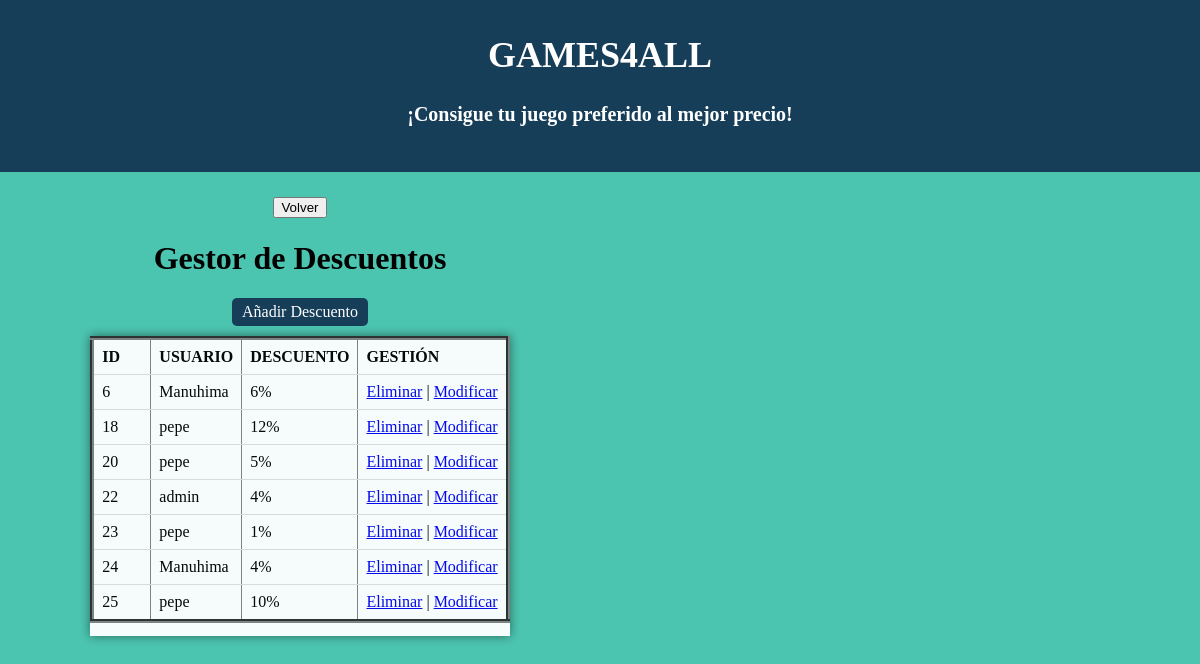
/gestionar_descuentos.php (signed in), run on the app's committed database.
### tables this page shows
CREATE TABLE `descuento` (
  `id_descuento` int(11) NOT NULL,
  `id_usuario` int(11) NOT NULL,
  `valor` int(11) NOT NULL
);

CREATE TABLE `usuario` (
  `id_usuario` int(11) NOT NULL,
  `rol` varchar(15) NOT NULL DEFAULT 'usuario',
  `alias` varchar(15) NOT NULL,
  `password` varchar(15) NOT NULL,
  `correo` varchar(30) NOT NULL,
  `nombre` varchar(60) NOT NULL,
  `pais` varchar(20) NOT NULL,
  `ciudad` varchar(20) NOT NULL,
  `direccion` varchar(40) NOT NULL,
  `cod_postal` varchar(8) NOT NULL
);

### gestionar_descuentos.php (the view, shortened to what this page needs)
<?php
    $conexion = new mysqli("localhost", "root", "", "games4all");
?>
<!DOCTYPE html>
<html>
    <head>
        <link rel="stylesheet" href="estilos.css">
        <div id="header">
        <h1>GAMES4ALL</h1>
        <h4>¡Consigue tu juego preferido al mejor precio!</h4>
    </div>
    </head>
    <body style="background-color: #4CC5B0; color: #000000;">
    <div style="text-align: center; margin-right: 50%;">
        <div>
            <form method="POST" action="menus.php">
                <input type="submit" value="Volver">
            </form>
        </div>
        <h1>Gestor de Descuentos</h1>
        <a href="añadir_descuento.php" style="display: inline-block; margin-bottom: 10px; padding: 5px 10px; background-color: #173E59; color: #ffffff; text-decoration: none; border-radius: 5px;">Añadir Descuento</a>
    </div>
    <div style="overflow-y:auto; height: 300px; margin-right: 50%; display: inline-block; background-color: #ffffff; opacity: 0.95; box-shadow: 0 0 10px 0 rgba(0,0,0,0.5); ">
        <table border='4' style='border-collapse: collapse;'>
            <tr>
                <th>ID</th>
                <th>USUARIO</th>
                <th>DESCUENTO</th>
                <th>GESTIÓN</th>
            </tr>
            <?php
            $sql = "SELECT d.id_descuento, d.id_usuario, d.valor, u.alias FROM descuento d
                    INNER JOIN usuario u ON d.id_usuario = u.id_usuario";
            $resultado = $conexion->query($sql);
            while ($fila = $resultado->fetch_assoc()) {
                echo "<tr>
                        <td style='min-width: 40px;'>".$fila['id_descuento']."</td>
                        <td>".$fila['alias']."</td>
                        <td>".$fila['valor']."%</td>
                        <td>
                            <a href='eliminar_descuento.php?id=".$fila['id_descuento']."'>Eliminar</a> |
                            <a href='modificar_descuento.php?id=".$fila['id_descuento']."'>Modificar</a>
                        </td>
                    </tr>";
            }
            ?>
        </table>
    </div>
</body>
</html>

### estilos.css (style rules this page uses)
body { background: url('fondo.png') no-repeat center center fixed; background-size: contain; text-align: center; color: #4CC5B0; margin: 0; }
#header { background-color: #173E59; color: #ffffff; padding: 20px; margin-top: -10px; margin-left: 0px; margin-right: 0px; margin-bottom: 25px; }
#header h1 { font-family: 'Brush Script MT', cursive; font-size: 36px; }
#header h4 { font-family: 'Brush Script MT', cursive; font-size: 20px; }

### gestionar_descuentos.php (style rules this page uses)
th, td { padding: 8px; text-align: left; border-bottom: 1px solid #ddd; }

### data on the page
descuento: id_descuento "6", id_usuario.alias "Manuhima", valor "6"
descuento: id_descuento "18", id_usuario.alias "pepe", valor "12"
descuento: id_descuento "20", id_usuario.alias "pepe", valor "5"
descuento: id_descuento "22", id_usuario.alias "admin", valor "4"
descuento: id_descuento "23", id_usuario.alias "pepe", valor "1"
descuento: id_descuento "24", id_usuario.alias "Manuhima", valor "4"
descuento: id_descuento "25", id_usuario.alias "pepe", valor "10"
